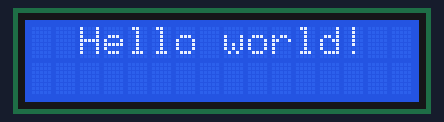
This sketch was run on a simulated Arduino Uno, built with avr-gcc and run on an emulated ATmega328P. Parts: 16×2 character LCD.

Above: at 0.1 s.
At 1.1 s:
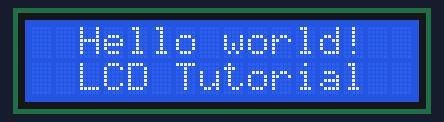
At 2.1 s:
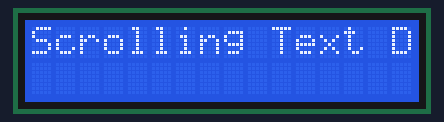
At 16.1 s:
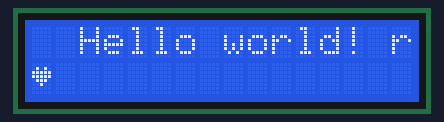
At 17.1 s:
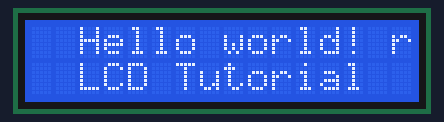
At 29.1 s:
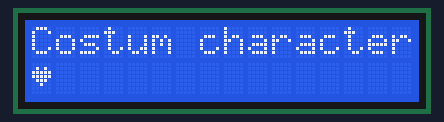

The sketch:

LCD.ino
```cpp
// include the library
#include <LiquidCrystal.h>

// Creates an LCD object. Parameters: (rs, enable, d4, d5, d6, d7)
LiquidCrystal lcd(12, 11, 5, 4, 3, 2);

// make some custom characters:
byte Heart[8] = {
0b00000, 0b01010, 0b11111, 0b11111, 0b01110, 0b00100, 0b00000, 0b00000
};

void setup() {
  // set up the LCD's number of columns and rows:
  lcd.begin(16, 2);

  lcd.createChar(0, Heart);// creeam un now caracter si alegem un numar asociat ex 0

  lcd.clear();//sa incepem cu un ecran gol
}

void loop() {
  // Print a message to the LCD.
  lcd.setCursor(0,0);
  lcd.print("  Hello world! ");
  delay(1000);
  lcd.setCursor(0, 1); // sa merge le a 2a linie
  lcd.print("  LCD Tutorial ");
  delay(1000);

  lcd.clear();// sa resetam ecranul

  lcd.print("Scrolling Text Demo");
  delay(1000);
  for(int i=0;i<20;i++)
  {
  lcd.scrollDisplayLeft();  // scroll everything to the left by one position
  delay(500);
  }

  lcd.clear();
  lcd.print("Costum characters");
  lcd.setCursor(0, 1);//unde punem caracterul
  lcd.write(byte(0)); //sa afisam caracterul
  delay(3000);

}
```

Measured:
- what the display in image 1 shows lasts 1.0 s, from 1.1 s to 2.1 s
- what the display in image 5 shows lasts 3.0 s, from 29.1 s to 32.1 s
